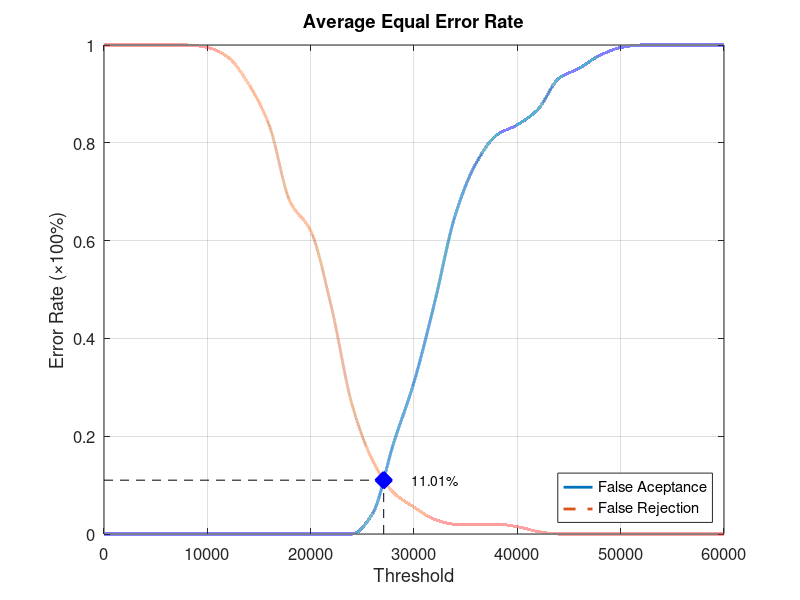
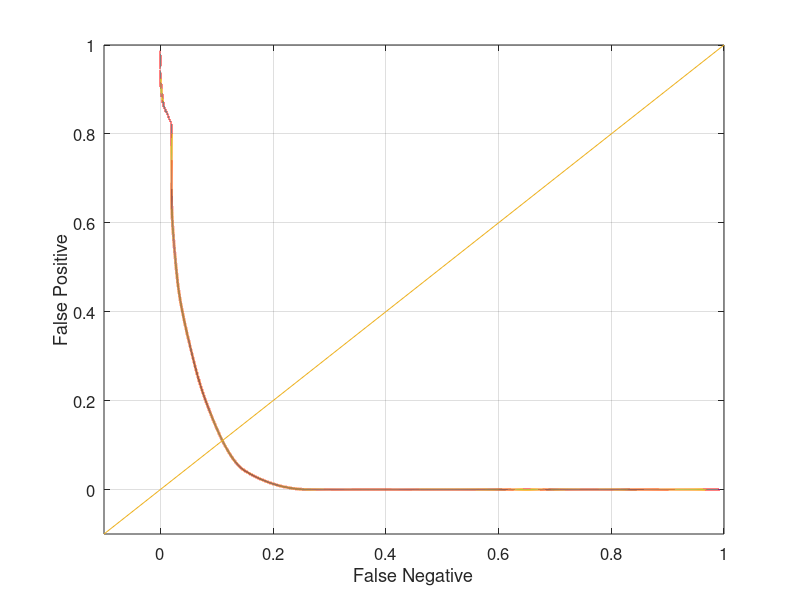

The MATLAB source for these figures, in order:
function yEER = Database5_4
close all;
clear;
clc;
x = 0:2000:60000;
xq = 0:0.5:60000;

y0 = [0 0 0 0 0 0 0 0 0 0 0 0 0 0.0421053 0.184211 0.310526 0.473684 0.652632 0.757895 0.815789 0.836842 0.868421 0.931579 0.952632 0.978947 0.994737 1 1 1 1 1];
yy0 = interp1(x, y0, xq, 'pchip');
y1 = [1 1 1 1 1 0.995 0.975 0.92 0.835 0.68 0.62 0.465 0.265 0.15 0.085 0.055 0.03 0.02 0.02 0.02 0.015 0.005 0 0 0 0 0 0 0 0 0];
yy1 = interp1(x, y1, xq, 'pchip');

% Calculating EER: 
y2 = abs(y0 - y1);
find(y2 == min(y2))
yy2 = abs(yy0 - yy1);
xEER = find(yy2 == min(yy2));
xEERIndex = xq(xEER) % X-axis EER
yEER = yy0(xEER) % Y-axis EER

main = figure
plot(xq, yy0,'-','LineWidth', 2);	hold on
plot(xq, yy1,'--','LineWidth', 2);	hold on
plot([xEERIndex xEERIndex], [0 yEER], 'k--');	hold on
plot([0 xEERIndex], [yEER yEER], 'k--');	hold on
plot(xEERIndex, yEER, 'bx', 'LineWidth', 10);	hold on
text(xEERIndex + 10 * xEERIndex / 100, yEER, [num2str(round((10000 * yEER)) / 100) '%'])
legend('False Aceptance', 'False Rejection', 'Location', 'SouthEast')
xlabel('Threshold')
ylabel('Error Rate (\times100%)')
title('Average Equal Error Rate')
set(gca, 'FontSize', 12)
axis([0 60000 0 1])
grid on

print(main, 'Database5_4Main', '-dpng');
FNRxFPR = figure('Color', [1 1 1]);
plot(yy1, yy0, '-', yy1, yy0, 'LineWidth', 2);
hold on
y = -0.1:0.1:1
plot(y, y); 
set(gca, 'FontSize', 12)
xlabel('False Negative')
ylabel('False Positive')
axis([-0.1 1 -0.1 1])
set(gca, 'FontSize', 12)
grid on

print(FNRxFPR, 'Database5_4FNRxFPR','-dpng');
end
